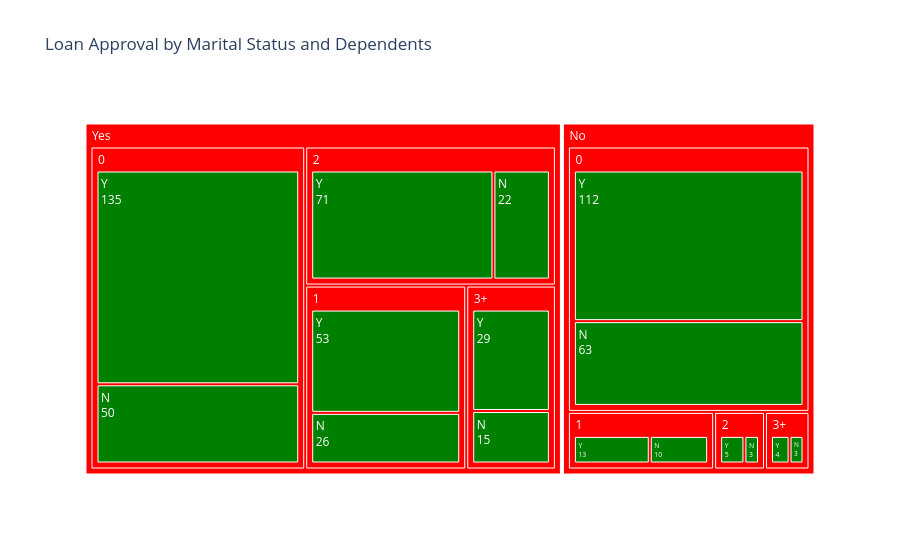

The notebook cell saved with this chart:
### Markdown cell above
- Semiurban applicants dominate approval segments.
- Rural regions show relatively stronger rejection proportion.
- Geographic location indirectly affects lending confidence.

### Code cell
import plotly.express as px

fig = px.treemap(
    df,
    path=['Married', 'Dependents', 'Loan_Status'],  
    color='Loan_Status',  
    color_discrete_sequence=['green', 'red'], 
    title='Loan Approval by Marital Status and Dependents'
)

fig.update_traces(textinfo="label+value")  # Show labels and counts
fig.show()

### Figure 1 — Plotly figure (JSON) as saved in the notebook; plotly's stock layout.template omitted (floating-point values rounded to 4 significant figures)
{"data": [{"branchvalues": "total", "customdata": [["N"], ["(?)"], ["(?)"], ["(?)"], ["N"], ["(?)"], ["Y"], ["(?)"], ["(?)"], ["Y"], ["N"], ["(?)"], ["(?)"], ["(?)"], ["Y"], ["Y"], ["Y"], ["Y"], ["Y"], ["N"], ["N"], ["N"], ["N"], ["N"], ["Y"], ["(?)"]], "domain": {"x": [0, 1], "y": [0, 1]}, "hovertemplate": "labels=%{label}<br>count=%{value}<br>parent=%{parent}<br>id=%{id}<br>Loan_Status=%{customdata[0]}<extra></extra>", "ids": ["Yes/0/N", "Yes/3+", "No/3+", "No/2", "Yes/3+/N", "No/1", "Yes/0/Y", "Yes/0", "No", "Yes/2/Y", "No/0/N", "Yes/2", "Yes/1", "No/0", "Yes/3+/Y", "No/2/Y", "Yes/1/Y", "No/1/Y", "No/0/Y", "No/3+/N", "Yes/2/N", "No/2/N", "Yes/1/N", "No/1/N", "No/3+/Y", "Yes"], "labels": ["N", "3+", "3+", "2", "N", "1", "Y", "0", "No", "Y", "N", "2", "1", "0", "Y", "Y", "Y", "Y", "Y", "N", "N", "N", "N", "N", "Y", "Yes"], "marker": {"colors": ["green", "red", "red", "red", "green", "red", "green", "red", "red", "green", "green", "red", "red", "red", "green", "green", "green", "green", "green", "green", "green", "green", "green", "green", "green", "red"]}, "name": "", "parents": ["Yes/0", "Yes", "No", "No", "Yes/3+", "No", "Yes/0", "Yes", "", "Yes/2", "No/0", "Yes", "Yes", "No", "Yes/3+", "No/2", "Yes/1", "No/1", "No/0", "No/3+", "Yes/2", "No/2", "Yes/1", "No/1", "No/3+", ""], "textinfo": "label+value", "type": "treemap", "values": [50, 44, 7, 8, 15, 23, 135, 185, 213, 71, 63, 93, 79, 175, 29, 5, 53, 13, 112, 3, 22, 3, 26, 10, 4, 401]}], "layout": {"autosize": true, "legend": {"tracegroupgap": 0}, "title": {"text": "Loan Approval by Marital Status and Dependents"}, "treemapcolorway": ["green", "red"]}}
